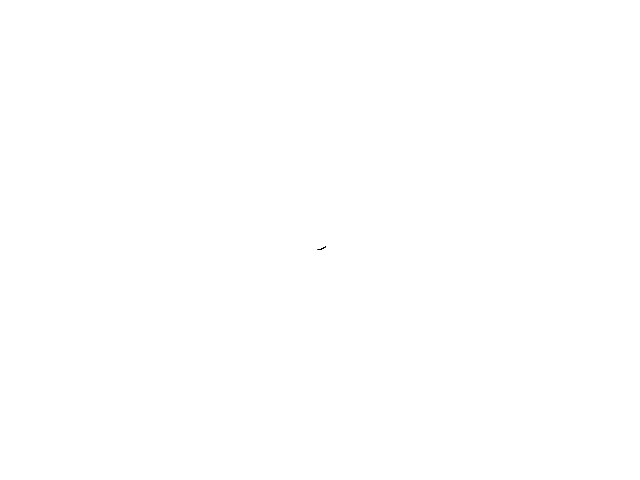
Frame 1 (no input)
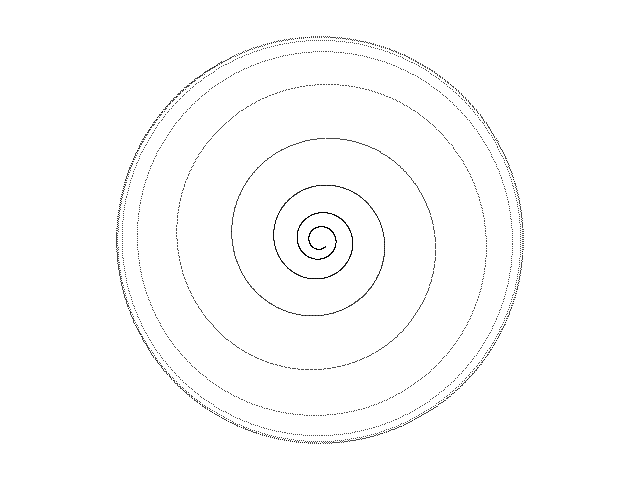
Frame 60 (the mouse pressed at the canvas centre just before this capture)
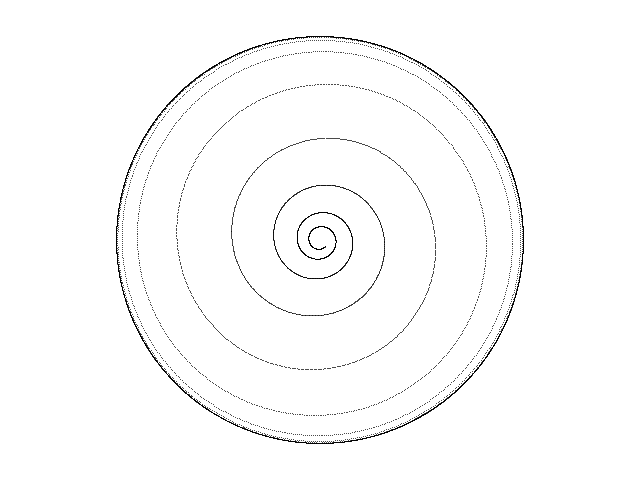
Frame 120 (the mouse held since frame 60 and released just before this capture)

The Processing sketch that drew these frames (run headless with seeded random() and noise(); from frame 60 on, the mouse is pressed at the canvas centre):

// Processing sketch: Hopf_Oscillator
// ── Hopf_Oscillator.pde
// Hopf oscillator //

  float x = 0.01;
  float y = 0.01;
  float dt = 0.01;
  float p = 0.11;


void setup() {
  
  size(640, 480);
  background(255);
  
}

void draw() {
  
  for (int i=0; i<100; i++) {
    
    float nx = x;
    float ny = y;
        
    x = nx + dt * (-ny + nx * (p - (pow(nx, 2.0) + pow(ny, 2.0))));
    y = ny + dt * (nx + ny * (p - (pow(nx, 2.0) + pow(ny, 2.0))));
  
    point(320 + (600 * x), 240 + (600 * y));
        
  }

}
